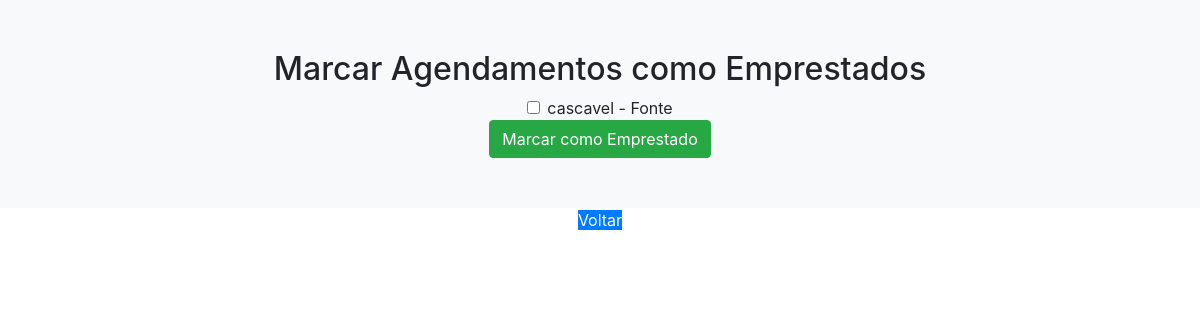
The page /marcar_como_emprestado/ (signed in) on the database as committed earlier.
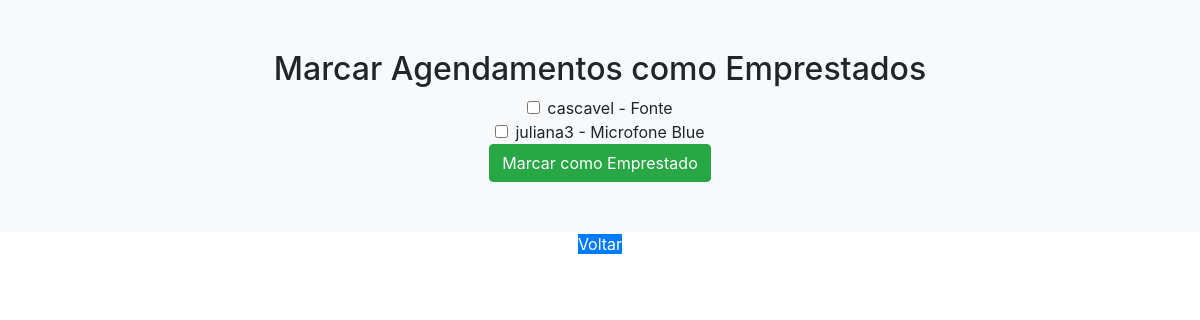
The same page on the database as committed later.
### agendamentos/models.py (models this page shows, shortened)
class Agendamento(models.Model):
    cliente_nome = models.CharField(max_length=100)
    cliente_cpf = models.CharField(max_length=11, default="00000000000")
    equipamento = models.ForeignKey(Equipamento, on_delete=models.CASCADE)
    data = models.DateField(default=timezone.now)
    hora = models.TimeField(default=timezone.now)
    tipo_servico = models.CharField(max_length=100)
    cancelado = models.BooleanField(default=False)
    reagendado = models.BooleanField(default=False)
    data_entrega_prevista = models.DateTimeField(default=None, null=True, blank=True)
    data_emprestimo = models.DateTimeField(default=None, null=True, blank=True)  # Data de empréstimo do equipamento
    data_devolucao = models.DateTimeField(null=True, blank=True)
    situacao = models.CharField(max_length=100, default="Agendado")  # Situação do agendamento
    prazo_restante = models.DurationField(null=True, blank=True)  # Prazo restante para devolução
    emprestado = models.BooleanField(default=False)  # Se o equipamento foi emprestado
    devolvido = models.BooleanField(default=False)  # Se o equipamento foi devolvido
    quantidade_dias = models.IntegerField(choices=[(1, '1 dia'), (2, '2 dias'), (3, '3 dias')], default=3)
    nova_data = models.DateField(null=True, blank=True)
    nova_hora = models.TimeField(null=True, blank=True)
    data_original = models.DateField(null=True, blank=True)
    hora_original = models.TimeField(null=True, blank=True)

class Equipamento(models.Model):
    STATUS_CHOICES = (
        ('disponivel', 'Disponível'),
        ('agendado', 'Agendado'),
        ('cancelado', 'Cancelado'),
    )
    nome = models.CharField(max_length=100)
    descricao = models.CharField(max_length=100)
    fabricante = models.CharField(max_length=50)
    data_aquisicao = models.DateField(blank=False)
    quantidade_disponivel = models.IntegerField(default=0)
    status = models.CharField(max_length=20, choices=STATUS_CHOICES, default='disponivel')
    usuarios = models.ManyToManyField(User, related_name='equipamentos', blank=True)

### agendamentos/views.py (the view, shortened to what this page needs)
# urls.py: path('marcar_como_emprestado/', views.marcar_como_emprestado, name='marcar_como_emprestado'),
@login_required
def marcar_como_emprestado(request):
    if not request.user.is_superuser:
        return redirect('login')  # Redirecionar para a página de login se não for um superusuário
    agendamentos = Agendamento.objects.filter(cancelado=False, data_emprestimo__isnull=True)
    context = {'agendamentos': agendamentos}
    return render(request, 'marcar_como_emprestado.html', context)

### agendamentos/templates/marcar_como_emprestado.html (shortened to what this page needs)
{% load static %}
<!DOCTYPE html>
<html lang="pt-br">
<head>
    <link rel="stylesheet" type="text/css" href="{% static 'styles.css' %}">
    <link rel="stylesheet" href="https://maxcdn.bootstrapcdn.com/bootstrap/4.5.2/css/bootstrap.min.css">
</head>
<body>
    <center>
        <div class="container_home">
            <div class="home-form">
        <h2>Marcar Agendamentos como Emprestados</h2>
        <form method="post">
            {% for agendamento in agendamentos %}
                <div class="form-check">
                    <input class="form-check-input" type="checkbox" id="agendamento_{{ agendamento.id }}" name="agendamento" value="{{ agendamento.id }}">
                    <label class="form-check-label" for="agendamento_{{ agendamento.id }}">
                        {{ agendamento.cliente_nome }} - {{ agendamento.equipamento.nome }}
                    </label>
                </div>
            {% endfor %}
            <button type="submit" class="btn btn-success">Marcar como Emprestado</button>
        </form>
    </div>
</div>
<a href="{% url 'administrador' %}" class="btn-primary">Voltar</a>
</body>
</html>

Rows that differ between the two databases and show on the page:
added Agendamento: cliente_nome "juliana3", equipamento.nome "Microfone Blue"
